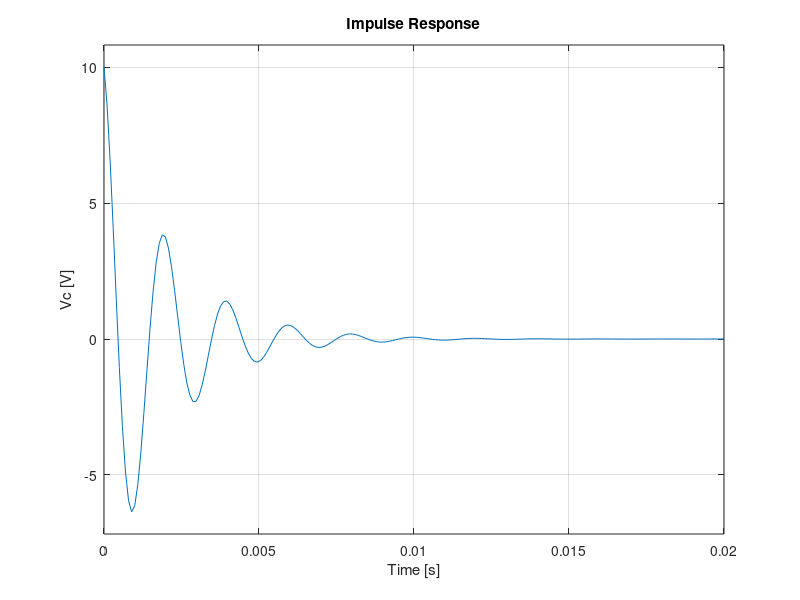

This chart was generated by the following MATLAB code:
 % Parámetros del circuito
 R = 100;                   % Resistencia (ohmios)
 L = 0.1;                   % Inductancia (henrios)
 Cap = 1e-6;                % Capacitancia (faradios)
 A = [0, 1;-1/(L*Cap),-R/L];% Matriz de Estado
 B = [0; 1/L];              % Matriz de Entrada
 C = [0 1];                 % Matriz de Salida
 D = 0;                     % Matriz de Transferencia directa

 sys = ss(A,B,C,D);
 subplot(2,1,1);
 step(sys);
 xlabel('Time [s]'); ylabel('Vc [V]');
 subplot(2,1,2);
 impulse(sys);
 xlabel('Time [s]'); ylabel('Vc [V]');